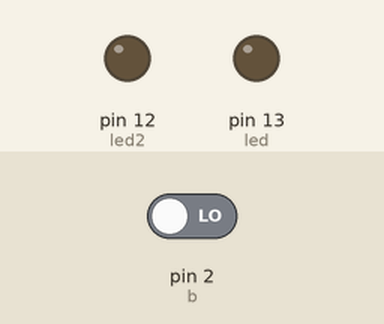
Bench run of a sketch on a simulated Arduino Uno, built with avr-gcc and run on an emulated ATmega328P. Parts: output pins drawn as LEDs (lit = HIGH). The inputs (shaded band) are chosen by the test bench; at power-on: pin 2 (b) LOW.

Above: at 1.2 s.
1.3 s: pin 2 (b) driven HIGH
At 2.5 s:
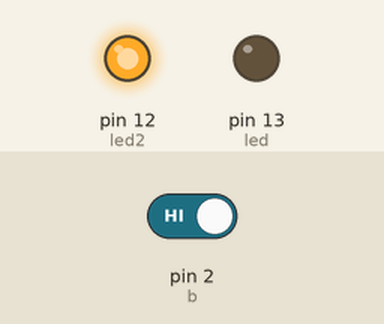
2.8 s: pin 2 (b) driven LOW
At 3.8 s:
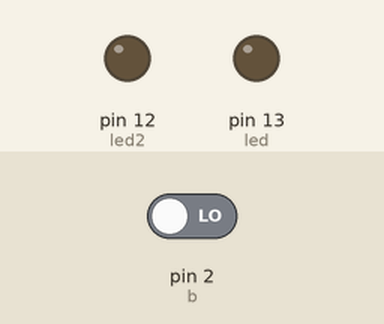
Timing chart, 0 to 5.8 s (numbered marks = the images above; inputs shaded):
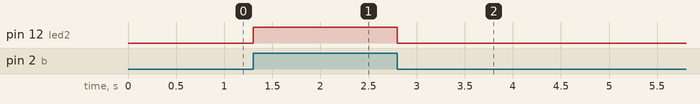

The sketch:

blinker_and_button.ino
```cpp
//********************************************************************************************
int led = 13;
int led2 = 12;
int b = 2;
int bs;
int modeled = LOW;
int ekht = 1000;
unsigned long ghabl = 0;
//********************************************************************************************
void setup(){
pinMode(led,OUTPUT);
pinMode(led2,OUTPUT);
pinMode(b,INPUT);}
//********************************************************************************************
void loop() {
unsigned long hal = millis();
bs = digitalRead(b);
//**************************************************************
if(hal - ghabl == ekht){
  ghabl = hal;
  if(modeled == LOW){
    modeled = HIGH;
  }else{ modeled = LOW; }
  digitalWrite(led,modeled); }
//**************************************************************
if(bs == HIGH){
  digitalWrite(led2,HIGH);
}else{ digitalWrite(led2,LOW); }}
//********************************************************************************************
```

Measured:
- after the input at 1.3 s, pin 12 (led2): LOW → HIGH at once
- after the input at 2.8 s, pin 12 (led2): HIGH → LOW at once
